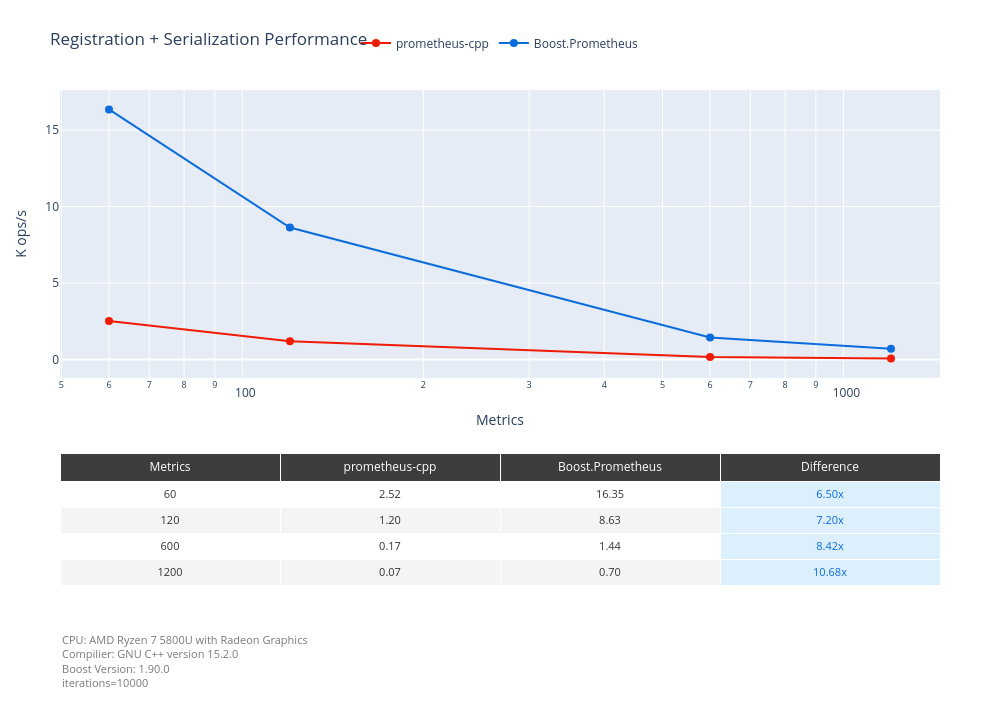

The cell this chart's notebook holds for it:
### Markdown cell above
#### **registry serialization**

### Code cell
from plotly.subplots import make_subplots
from bench_utils import run_benchmark, load_pair, add_metadata_footer, make_table, add_line_traces_metric, metric_stats

df, meta = load_pair(run_benchmark, bench_path,
    "boost_prometheus_bench_serialization_boost",
    "boost_prometheus_bench_serialization_prometheus-cpp")

fig = make_subplots(
    rows=2, cols=1,
    row_heights=[0.62, 0.38],
    vertical_spacing=0.14,
    specs=[[{"type": "xy"}], [{"type": "table"}]],
)

add_line_traces_metric(fig, df, row=1, col=1)

counts, prom_ops, boost_ops, diffs = metric_stats(df)
fig.add_trace(
    make_table(counts, prom_ops, boost_ops, diffs, x_header="Metrics"),
    row=2, col=1,
)

fig.update_xaxes(title_text="Metrics", type="log", row=1, col=1)
fig.update_yaxes(title_text="K ops/s", row=1, col=1)

add_metadata_footer(fig, meta)

fig.update_layout(
    title="Registration + Serialization Performance",
    height=720, width=1000, hovermode="x unified",
    legend=dict(orientation="h", yanchor="bottom", y=1.06,
                xanchor="center", x=0.5),
    margin=dict(l=60, r=60, t=90, b=90),
)
fig.show()

### Figure 1 — Plotly figure (JSON) as saved in the notebook; plotly's stock layout.template omitted (floating-point values rounded to 4 significant figures)
{"data": [{"hovertemplate": "<b>%{fullData.name}</b><br>Metrics: %{x}<br>K ops/s: %{y:.2f}<extra></extra>", "line": {"color": "#ef1b04", "width": 2}, "marker": {"size": 8}, "mode": "lines+markers", "name": "prometheus-cpp", "showlegend": true, "type": "scatter", "x": [60, 120, 600, 1200], "xaxis": "x", "y": [2.515, 1.198, 0.1709, 0.06554], "yaxis": "y"}, {"hovertemplate": "<b>%{fullData.name}</b><br>Metrics: %{x}<br>K ops/s: %{y:.2f}<extra></extra>", "line": {"color": "#0a6cdd", "width": 2}, "marker": {"size": 8}, "mode": "lines+markers", "name": "Boost.Prometheus", "showlegend": true, "type": "scatter", "x": [60, 120, 600, 1200], "xaxis": "x", "y": [16.35, 8.63, 1.438, 0.6998], "yaxis": "y"}, {"cells": {"align": "center", "fill": {"color": [["#ffffff", "#f4f4f4", "#ffffff", "#f4f4f4"], ["#ffffff", "#f4f4f4", "#ffffff", "#f4f4f4"], ["#ffffff", "#f4f4f4", "#ffffff", "#f4f4f4"], ["#dceffc", "#dceffc", "#dceffc", "#dceffc"]]}, "font": {"color": [["#333333", "#333333", "#333333", "#333333"], ["#333333", "#333333", "#333333", "#333333"], ["#333333", "#333333", "#333333", "#333333"], ["#0a6cdd", "#0a6cdd", "#0a6cdd", "#0a6cdd"]], "size": 11}, "height": 26, "line": {"color": "white"}, "values": [[60, 120, 600, 1200], ["2.52", "1.20", "0.17", "0.07"], ["16.35", "8.63", "1.44", "0.70"], ["6.50x", "7.20x", "8.42x", "10.68x"]]}, "domain": {"x": [0, 1], "y": [0, 0.3268]}, "header": {"align": "center", "fill": {"color": "#3d3d3d"}, "font": {"color": "white", "size": 12}, "line": {"color": "white"}, "values": ["Metrics", "prometheus-cpp", "Boost.Prometheus", "Difference"]}, "type": "table"}], "layout": {"annotations": [{"align": "left", "font": {"color": "#7a7a7a", "size": 11}, "showarrow": false, "text": "CPU: AMD Ryzen 7 5800U with Radeon Graphics<br>Compilier: GNU C++ version 15.2.0<br>Boost Version: 1.90.0<br>iterations=10000", "x": 0, "xanchor": "left", "xref": "paper", "y": 0, "yanchor": "top", "yref": "paper"}], "height": 720, "hovermode": "x unified", "legend": {"orientation": "h", "x": 0.5, "xanchor": "center", "y": 1.06, "yanchor": "bottom"}, "margin": {"b": 90, "l": 60, "r": 60, "t": 90}, "title": {"text": "Registration + Serialization Performance"}, "width": 1000, "xaxis": {"anchor": "y", "domain": [0, 1], "title": {"text": "Metrics"}, "type": "log"}, "yaxis": {"anchor": "x", "domain": [0.4668, 1], "title": {"text": "K ops/s"}}}}
